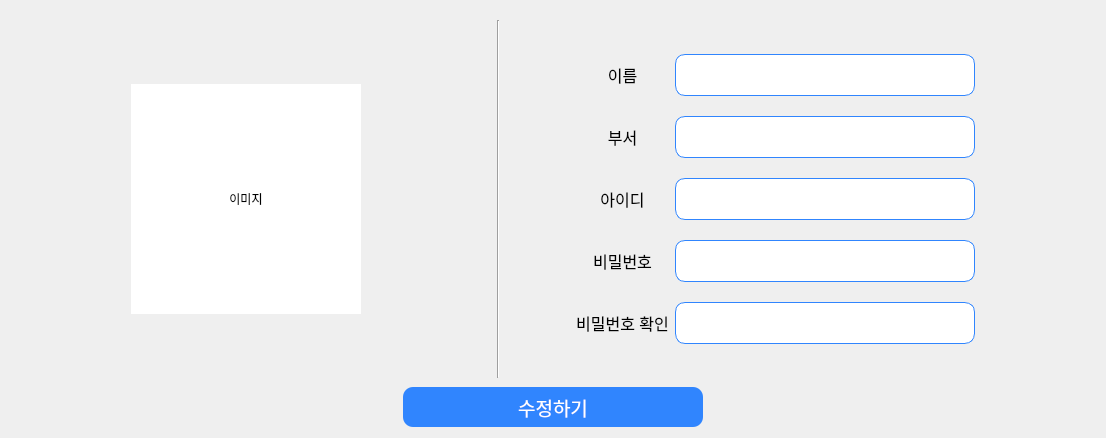
        <widget class="QWidget" name="my_page">
         <property name="styleSheet">
          <string notr="true">QLineEdit{
height: 40px;
border-radius: 10px;
border: 1px solid #3085FE;
	background-color: rgb(255, 255, 255);

}
QComboBox{
height: 40px;

}
</string>
         </property>
         <layout class="QHBoxLayout" name="horizontalLayout_15">
          <item>
           <widget class="QWidget" name="my_page_main_widget" native="true">
            <layout class="QVBoxLayout" name="verticalLayout_15">
             <property name="spacing">
              <number>0</number>
             </property>
             <property name="leftMargin">
              <number>0</number>
             </property>
             <property name="topMargin">
              <number>0</number>
             </property>
             <property name="rightMargin">
              <number>0</number>
             </property>
             <property name="bottomMargin">
              <number>0</number>
             </property>
             <item>
              <widget class="QWidget" name="my_page_widget" native="true">
               <property name="maximumSize">
                <size>
                 <width>16777215</width>
                 <height>380</height>
                </size>
               </property>
               <layout class="QHBoxLayout" name="horizontalLayout_13">
                <property name="leftMargin">
                 <number>120</number>
                </property>
                <property name="rightMargin">
                 <number>120</number>
                </property>
                <item>
                 <widget class="QLabel" name="my_img_lab">
                  <property name="minimumSize">
                   <size>
                    <width>230</width>
                    <height>230</height>
                   </size>
                  </property>
                  <property name="maximumSize">
                   <size>
                    <width>230</width>
                    <height>230</height>
                   </size>
                  </property>
                  <property name="styleSheet">
                   <string notr="true">background-color: rgb(255, 255, 255);</string>
                  </property>
                  <property name="text">
                   <string>이미지</string>
                  </property>
                  <property name="alignment">
                   <set>Qt::AlignCenter</set>
                  </property>
                 </widget>
                </item>
                <item>
                 <spacer name="my_page_h_spacer_left">
                  <property name="orientation">
                   <enum>Qt::Horizontal</enum>
                  </property>
                  <property name="sizeType">
                   <enum>QSizePolicy::Fixed</enum>
                  </property>
                  <property name="sizeHint" stdset="0">
                   <size>
                    <width>130</width>
                    <height>20</height>
                   </size>
                  </property>
                 </spacer>
                </item>
                <item>
                 <widget class="Line" name="line">
                  <property name="orientation">
                   <enum>Qt::Vertical</enum>
                  </property>
                 </widget>
                </item>
                <item>
                 <spacer name="my_page_h_spacer_right">
                  <property name="orientation">
                   <enum>Qt::Horizontal</enum>
                  </property>
                  <property name="sizeType">
                   <enum>QSizePolicy::Preferred</enum>
                  </property>
                  <property name="sizeHint" stdset="0">
                   <size>
                    <width>70</width>
                    <height>20</height>
                   </size>
                  </property>
                 </spacer>
                </item>
                <item>
                 <layout class="QGridLayout" name="gridLayout">
                  <property name="verticalSpacing">
                   <number>20</number>
                  </property>
                  <item row="1" column="1">
                   <widget class="QLineEdit" name="name_lineedit">
                    <property name="minimumSize">
                     <size>
                      <width>300</width>
                      <height>0</height>
                     </size>
                    </property>
                    <property name="maximumSize">
                     <size>
                      <width>300</width>
                      <height>16777215</height>
                     </size>
                    </property>
                    <property name="font">
                     <font>
                      <pointsize>12</pointsize>
                     </font>
                    </property>
                    <property name="readOnly">
                     <bool>true</bool>
                    </property>
                   </widget>
                  </item>
                  <item row="4" column="0">
                   <widget class="QLabel" name="pw_lab">
                    <property name="maximumSize">
                     <size>
                      <width>150</width>
                      <height>16777215</height>
                     </size>
                    </property>
                    <property name="font">
                     <font>
                      <pointsize>12</pointsize>
                     </font>
                    </property>
                    <property name="text">
                     <string>비밀번호</string>
                    </property>
                    <property name="alignment">
                     <set>Qt::AlignCenter</set>
                    </property>
                   </widget>
                  </item>
                  <item row="3" column="0">
                   <widget class="QLabel" name="user_id_lab">
                    <property name="maximumSize">
                     <size>
                      <width>150</width>
                      <height>16777215</height>
                     </size>
                    </property>
                    <property name="font">
                     <font>
                      <pointsize>12</pointsize>
                     </font>
                    </property>
                    <property name="text">
                     <string>아이디</string>
                    </property>
                    <property name="alignment">
                     <set>Qt::AlignCenter</set>
                    </property>
                   </widget>
                  </item>
                  <item row="5" column="1">
                   <widget class="QLineEdit" name="pw_recheck_lineedit">
                    <property name="minimumSize">
                     <size>
                      <width>300</width>
                      <height>0</height>
                     </size>
                    </property>
                    <property name="maximumSize">
                     <size>
                      <width>300</width>
                      <height>16777215</height>
                     </size>
                    </property>
                    <property name="font">
                     <font>
                      <pointsize>12</pointsize>
                     </font>
                    </property>
                    <property name="echoMode">
                     <enum>QLineEdit::Password</enum>
                    </property>
                    <property name="readOnly">
                     <bool>true</bool>
                    </property>
                   </widget>
                  </item>
                  <item row="2" column="0">
                   <widget class="QLabel" name="dept_lab">
                    <property name="maximumSize">
                     <size>
                      <width>150</width>
                      <height>16777215</height>
                     </size>
                    </property>
                    <property name="font">
                     <font>
                      <pointsize>12</pointsize>
                     </font>
                    </property>
                    <property name="text">
                     <string>부서</string>
                    </property>
                    <property name="alignment">
                     <set>Qt::AlignCenter</set>
                    </property>
                   </widget>
                  </item>
                  <item row="1" column="0">
                   <widget class="QLabel" name="name_lab">
                    <property name="maximumSize">
                     <size>
                      <width>150</width>
                      <height>16777215</height>
                     </size>
                    </property>
                    <property name="font">
                     <font>
                      <pointsize>12</pointsize>
                     </font>
                    </property>
                    <property name="text">
                     <string>이름</string>
                    </property>
                    <property name="alignment">
                     <set>Qt::AlignCenter</set>
                    </property>
                   </widget>
                  </item>
                  <item row="0" column="0">
                   <widget class="QLabel" name="label_23">
                    <property name="text">
                     <string/>
                    </property>
                   </widget>
                  </item>
                  <item row="3" column="1">
                   <widget class="QLineEdit" name="user_id_lineedit">
                    <property name="minimumSize">
                     <size>
                      <width>300</width>
                      <height>0</height>
                     </size>
                    </property>
                    <property name="maximumSize">
                     <size>
                      <width>300</width>
                      <height>16777215</height>
                     </size>
                    </property>
                    <property name="font">
                     <font>
                      <pointsize>12</pointsize>
                     </font>
                    </property>
                    <property name="readOnly">
                     <bool>true</bool>
                    </property>
                   </widget>
                  </item>
                  <item row="4" column="1">
                   <widget class="QLineEdit" name="pw_lineedit">
                    <property name="minimumSize">
                     <size>
                      <width>300</width>
                      <height>0</height>
                     </size>
                    </property>
                    <property name="maximumSize">
                     <size>
                      <width>300</width>
                      <height>16777215</height>
                     </size>
                    </property>
                    <property name="font">
                     <font>
                      <pointsize>12</pointsize>
                     </font>
                    </property>
                    <property name="echoMode">
                     <enum>QLineEdit::Password</enum>
                    </property>
                    <property name="readOnly">
                     <bool>true</bool>
                    </property>
                   </widget>
                  </item>
                  <item row="5" column="0">
                   <widget class="QLabel" name="pw_recheck_lab">
                    <property name="maximumSize">
                     <size>
                      <width>150</width>
                      <height>16777215</height>
                     </size>
                    </property>
                    <property name="font">
                     <font>
                      <pointsize>12</pointsize>
                     </font>
                    </property>
                    <property name="text">
                     <string>비밀번호 확인</string>
                    </property>
                    <property name="alignment">
                     <set>Qt::AlignCenter</set>
                    </property>
                   </widget>
                  </item>
                  <item row="6" column="0">
                   <widget class="QLabel" name="label_24">
                    <property name="text">
                     <string/>
                    </property>
                   </widget>
                  </item>
                  <item row="2" column="1">
                   <widget class="QLineEdit" name="dept_lineedit">
                    <property name="minimumSize">
                     <size>
                      <width>300</width>
                      <height>0</height>
                     </size>
                    </property>
                    <property name="maximumSize">
                     <size>
                      <width>300</width>
                      <height>16777215</height>
                     </size>
                    </property>
                    <property name="font">
                     <font>
                      <pointsize>12</pointsize>
                     </font>
                    </property>
                    <property name="readOnly">
                     <bool>true</bool>
                    </property>
                   </widget>
                  </item>
                 </layout>
                </item>
               </layout>
              </widget>
             </item>
             <item>
              <layout class="QHBoxLayout" name="horizontalLayout_14">
               <item>
                <widget class="QPushButton" name="edit_btn">
                 <property name="minimumSize">
                  <size>
                   <width>300</width>
                   <height>40</height>
                  </size>
                 </property>
                 <property name="maximumSize">
                  <size>
                   <width>300</width>
                   <height>40</height>
                  </size>
                 </property>
                 <property name="font">
                  <font>
                   <pointsize>14</pointsize>
                  </font>
                 </property>
                 <property name="styleSheet">
                  <string notr="true">background-color: rgb(48, 133, 254);
color: rgb(255, 255, 255);
border-radius: 10px;</string>
                 </property>
                 <property name="text">
                  <string>수정하기</string>
                 </property>
                </widget>
               </item>
              </layout>
             </item>
            </layout>
           </widget>
          </item>
         </layout>
        </widget>
